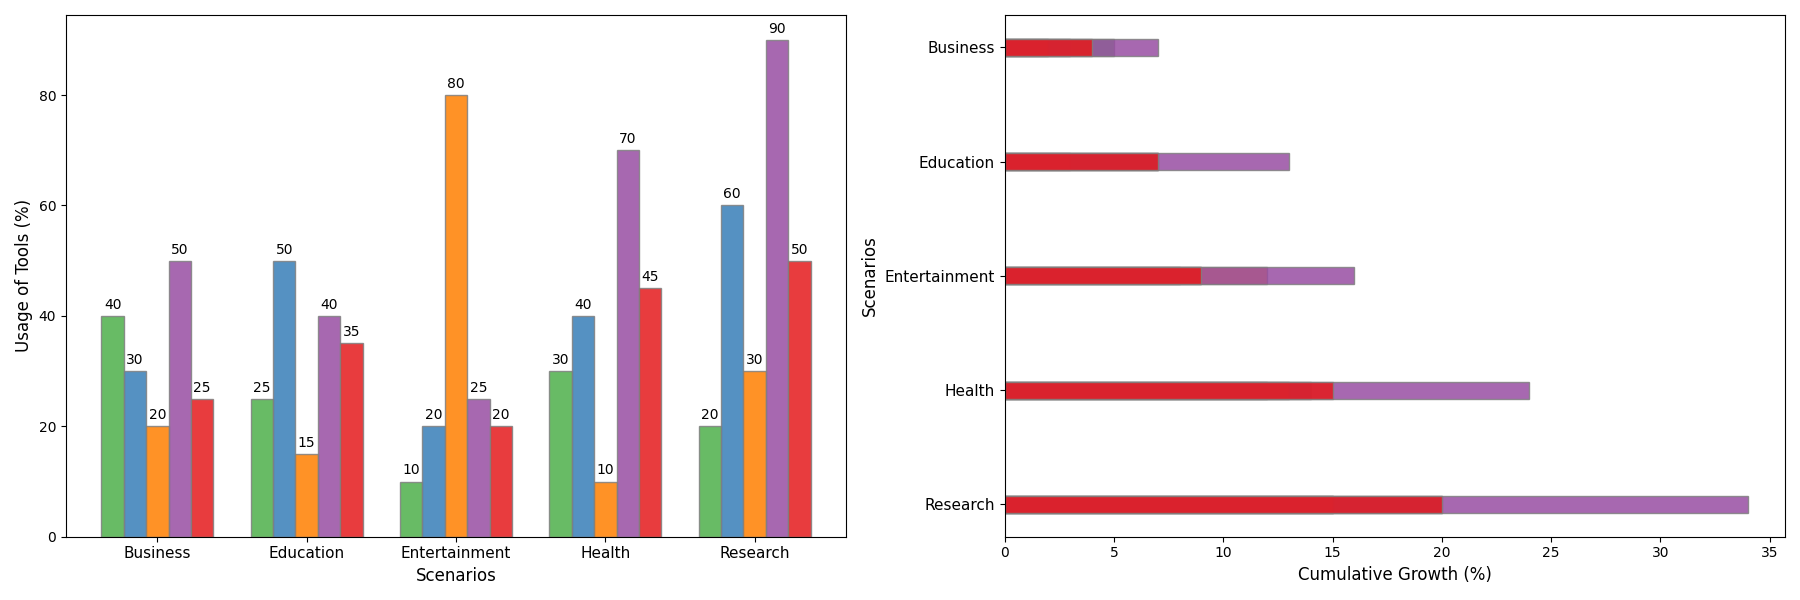

Here is the Python script that generated this plot:
import matplotlib.pyplot as plt
import numpy as np

scenarios = ['Business', 'Education', 'Entertainment', 'Health', 'Research']
categories = ['Excel', 'Python', 'Graphics', 'Statistics', 'Machine Learning']

usage_data = np.array([
    [40, 30, 20, 50, 25],
    [25, 50, 15, 40, 35],
    [10, 20, 80, 25, 20],
    [30, 40, 10, 70, 45],
    [20, 60, 30, 90, 50]
])

fig, (ax1, ax2) = plt.subplots(1, 2, figsize=(18, 6))

bar_width = 0.15
positions = np.arange(len(scenarios))
colors = ['#4daf4a', '#377eb8', '#ff7f00', '#984ea3', '#e41a1c']

# Bar chart on the first axis
for i, (category, color) in enumerate(zip(categories, colors)):
    bars = ax1.bar(positions + i * bar_width, usage_data[:, i], bar_width, color=color, edgecolor='gray', alpha=0.85)
    for bar in bars:
        height = bar.get_height()
        ax1.annotate(f'{height}', xy=(bar.get_x() + bar.get_width() / 2, height),
                     xytext=(0, 3), textcoords="offset points", ha='center', va='bottom', fontsize=10, color='black')

ax1.set_xlabel('Scenarios', fontsize=12)
ax1.set_ylabel('Usage of Tools (%)', fontsize=12)
ax1.set_xticks(positions + 2 * bar_width)
ax1.set_xticklabels(scenarios, fontsize=11)

usage_growth = np.array([
    [5, 3, 2, 7, 4],
    [2, 4, 1, 6, 3],
    [1, 2, 9, 3, 2],
    [4, 5, 1, 8, 6],
    [3, 6, 2, 10, 5]
])

cumulative_data = np.cumsum(usage_growth, axis=0)
for i, (category, color) in enumerate(zip(categories, colors)):
    ax2.barh(positions, cumulative_data[:, i], bar_width, color=color, edgecolor='gray', alpha=0.85)

ax2.set_xlabel('Cumulative Growth (%)', fontsize=12)
ax2.set_ylabel('Scenarios', fontsize=12)
ax2.set_yticks(positions)
ax2.set_yticklabels(scenarios, fontsize=11)
ax2.invert_yaxis()

plt.tight_layout()
plt.show()
